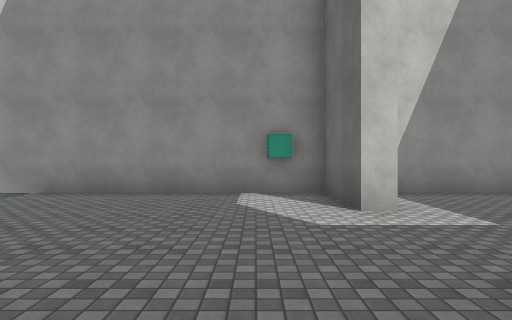
[1] (above)

21 first-person views from a walk through a scene from a Unity 3-D project. The camera is 1.4 m above the floor, looks level and sees 75° across. The floor is counted in squares, 2 m on a side. Each view is taken from the middle of a square. On the plan, view 1 faces up. The plan holds only what a view shows up to about 10 squares ahead; the rest is blank. The place goes on beyond the plan. Surface patterns are stand-ins for the level's own textures.

[2]
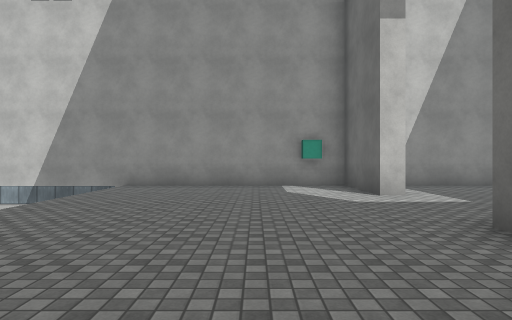

[3]
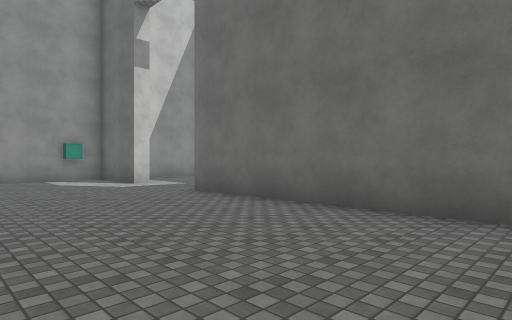

[4]
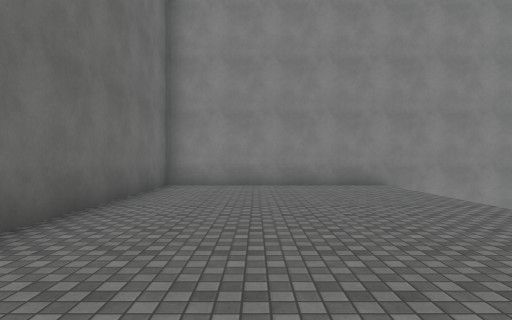

[5]
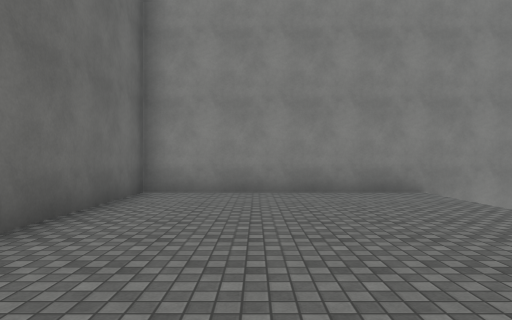

[6]
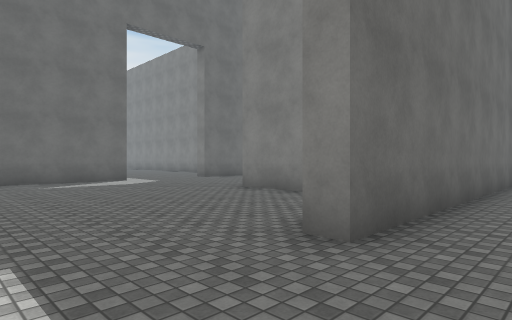

[7]
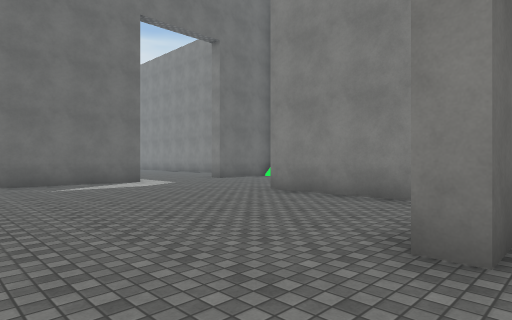

[8]
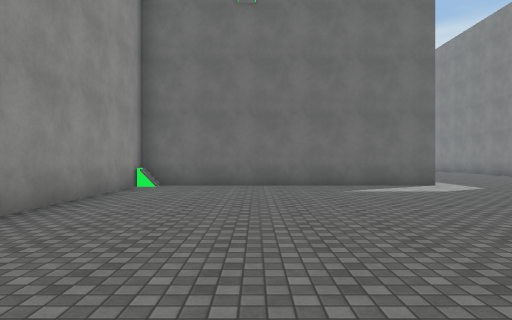

[9]
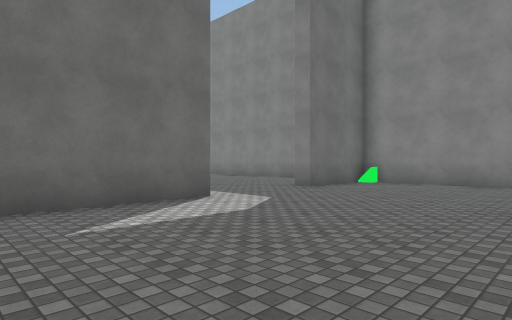

[10]
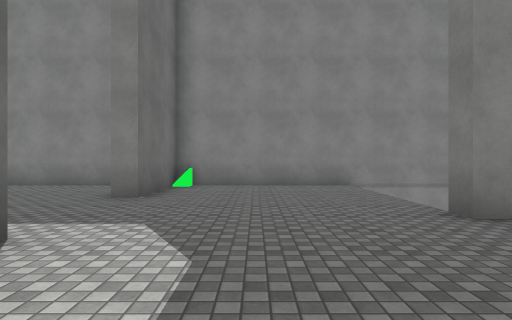

[11]
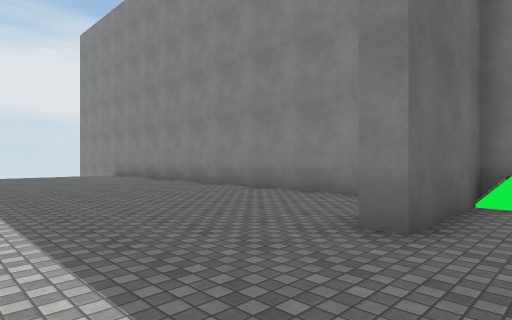

[12]
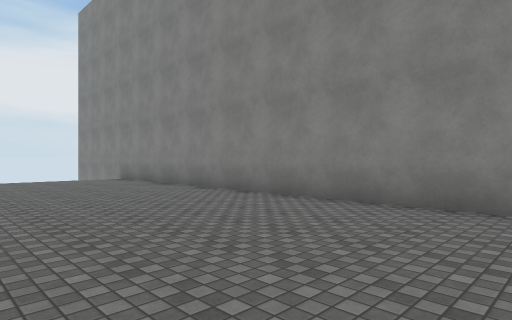

[13]
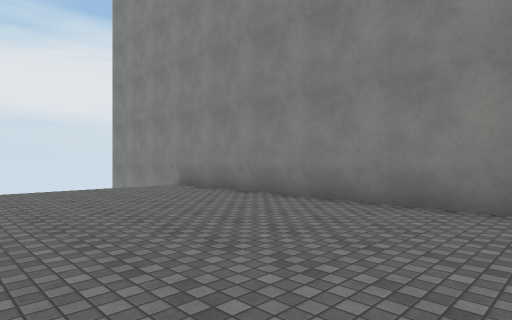

[14]
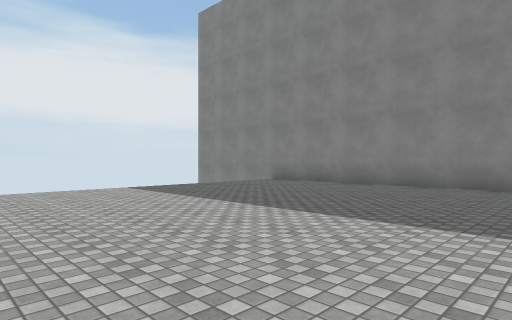

[15]
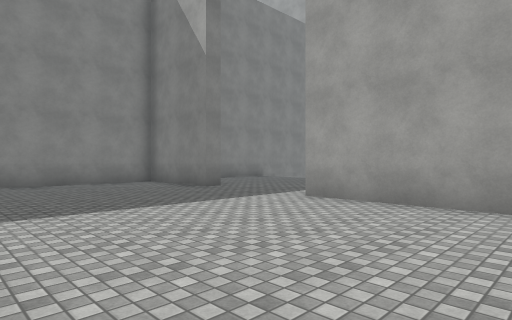

[16]
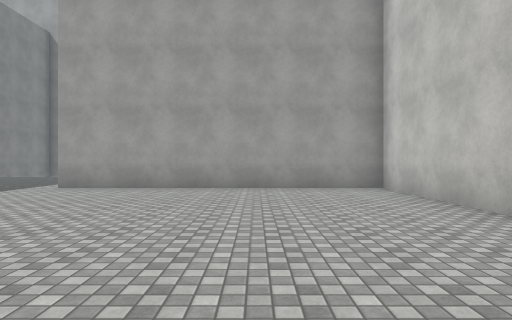

[17]
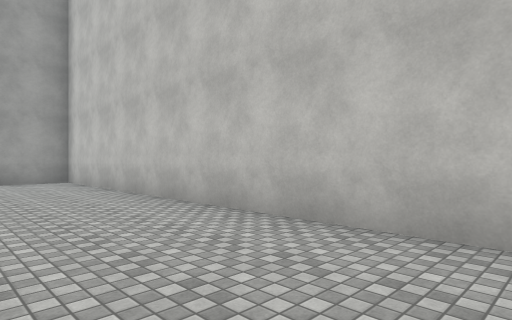

[18]
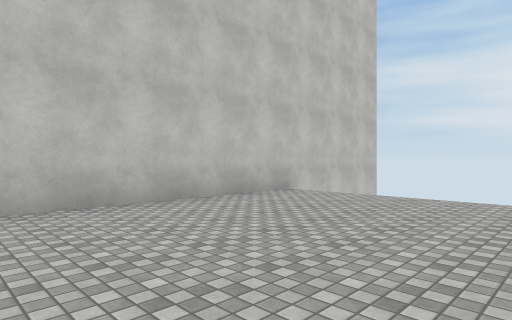

[19]
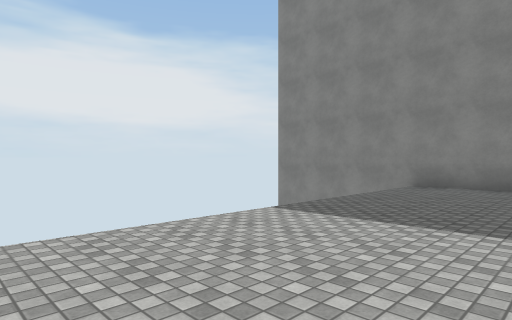

[20]
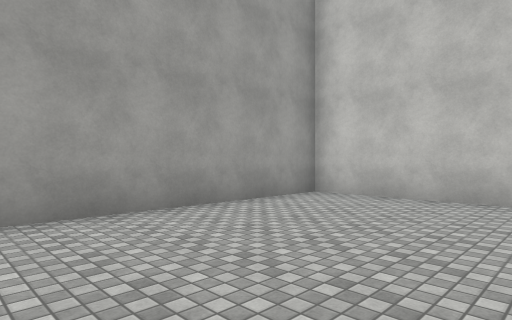

[21]
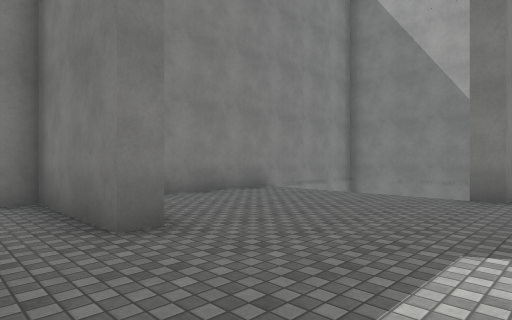

### Floor plan
Points are (right, up) in squares from view 1. A wall is a line through its corners. A room is listed if a view was taken in it or the views show most of it. See-through windows are left out.
Room 1 (views 1, 2, 3, 4, 5, 6, 7, 8)
walls: (2, 4.6) (1.4, 4.6) (1.4, 7.2) (-7.5, 7.2); (-7.5, -7.2) (1.4, -7.2) (1.4, 1.4) (2, 1.4)
ways out: opening at (2, 3) to room 2
objects: cube (0, 7)
Room 2 (views 9, 10, 11, 12, 13, 14, 15, 16, 17, 18, 19, 20, 21)
walls: (11.2, -1) (11.2, 7.2) (3, 7.2); (11.2, -6.4) (11.2, -4.2) (11.7, -4.2) (11.7, -6.5); (11.8, -7.2) (26.5, -7.2); (3.1, -1.9) (6.4, -1.9) (6.4, -2.5); (1.9, -3.4) (1.9, -4.1); (3.6, -7.2) (10.2, -7.2); (26.5, 7.2) (11.7, 7.2) (11.7, -1)
ways out: opening at (2, 3) to room 1
objects: other object (11, -7)

Where each view was taken, in squares from view 1:
view 1: 0 up, 0 right, facing up
view 2: 2 down, 1 left, facing up
view 3: 5 down, 3 left, facing up-right
view 4: 2 up, 1 left, facing down
view 5: 0 up, 1 left, facing down
view 6: 4 up, 0 right, facing down-right
view 7: 4 up, 1 right, facing down-right
view 8: 4 up, 2 right, facing right
view 9: 3 up, 6 right, facing down-right
view 10: 2 up, 9 right, facing down
view 11: 1 down, 10 right, facing down-right
view 12: 2 down, 13 right, facing down-right
view 13: 2 down, 17 right, facing down-right
view 14: 2 up, 17 right, facing down-right
view 15: 3 up, 17 right, facing down-left
view 16: 4 up, 20 right, facing left
view 17: 4 up, 23 right, facing up-left
view 18: 2 up, 19 right, facing up-right
view 19: 2 up, 22 right, facing down-right
view 20: 1 up, 16 right, facing up-left
view 21: 1 down, 13 right, facing down-left
